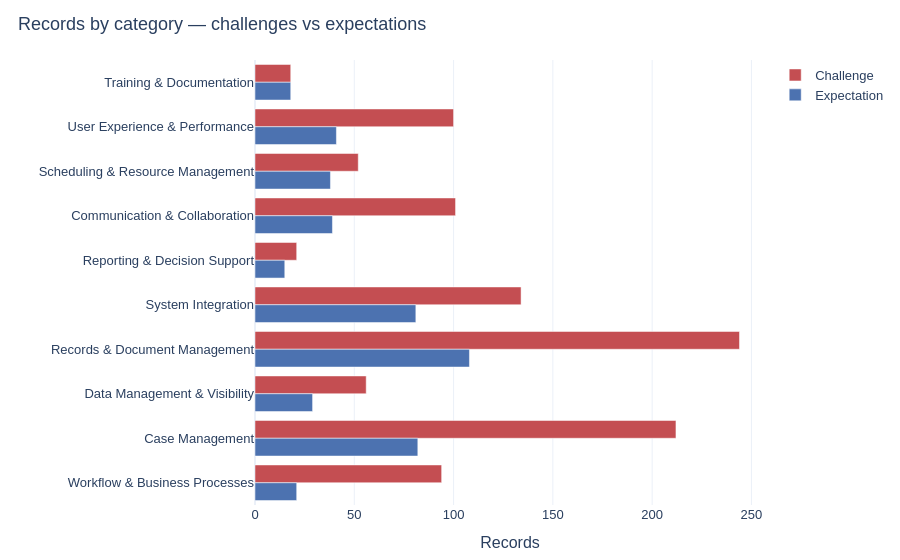

Source (notebook cell):
### Markdown cell above
## Categories

### Code cell
cat = pd.concat(
    [
        challenges.assign(kind="Challenge")[["Category", "kind"]],
        expectations.assign(kind="Expectation")[["Category", "kind"]],
    ],
    ignore_index=True,
)
cat_counts = (
    cat.groupby(["Category", "kind"], as_index=False)
    .size()
    .rename(columns={"size": "count"})
)

fig = px.bar(
    cat_counts,
    y="Category",
    x="count",
    color="kind",
    barmode="group",
    orientation="h",
    title="Records by category — challenges vs expectations",
    category_orders={
        "Category": CATEGORY_ORDER,
        "kind": ["Challenge", "Expectation"],
    },
    color_discrete_map={"Challenge": "#C44E52", "Expectation": "#4C72B0"},
)
fig.update_layout(
    xaxis_title="Records",
    yaxis_title="",
    height=560,
    legend_title="",
    yaxis=dict(autorange="reversed"),
)
show(fig, "category_challenge_vs_expectation")

### Figure 1 — Plotly figure (JSON) as saved in the notebook; plotly's stock layout.template omitted (floating-point values rounded to 4 significant figures)
{"data": [{"alignmentgroup": "True", "hovertemplate": "kind=Challenge<br>count=%{x}<br>Category=%{y}<extra></extra>", "legendgroup": "Challenge", "marker": {"color": "#C44E52", "pattern": {"shape": ""}}, "name": "Challenge", "offsetgroup": "Challenge", "orientation": "h", "showlegend": true, "textposition": "auto", "type": "bar", "x": [212, 101, 56, 244, 21, 52, 134, 18, 100, 94], "xaxis": "x", "y": ["Case Management", "Communication & Collaboration", "Data Management & Visibility", "Records & Document Management", "Reporting & Decision Support", "Scheduling & Resource Management", "System Integration", "Training & Documentation", "User Experience & Performance", "Workflow & Business Processes"], "yaxis": "y"}, {"alignmentgroup": "True", "hovertemplate": "kind=Expectation<br>count=%{x}<br>Category=%{y}<extra></extra>", "legendgroup": "Expectation", "marker": {"color": "#4C72B0", "pattern": {"shape": ""}}, "name": "Expectation", "offsetgroup": "Expectation", "orientation": "h", "showlegend": true, "textposition": "auto", "type": "bar", "x": [82, 39, 29, 108, 15, 38, 81, 18, 41, 21], "xaxis": "x", "y": ["Case Management", "Communication & Collaboration", "Data Management & Visibility", "Records & Document Management", "Reporting & Decision Support", "Scheduling & Resource Management", "System Integration", "Training & Documentation", "User Experience & Performance", "Workflow & Business Processes"], "yaxis": "y"}], "layout": {"barmode": "group", "font": {"family": "IBM Plex Sans, Helvetica, Arial, sans-serif", "size": 13}, "height": 560, "legend": {"title": {"text": ""}, "tracegroupgap": 0}, "margin": {"b": 40, "l": 40, "r": 30, "t": 60}, "title": {"text": "Records by category — challenges vs expectations", "x": 0.02, "xanchor": "left"}, "xaxis": {"anchor": "y", "domain": [0, 1], "title": {"text": "Records"}}, "yaxis": {"anchor": "x", "autorange": "reversed", "categoryarray": ["Training & Documentation", "User Experience & Performance", "Scheduling & Resource Management", "Communication & Collaboration", "Reporting & Decision Support", "System Integration", "Records & Document Management", "Data Management & Visibility", "Case Management", "Workflow & Business Processes"], "categoryorder": "array", "domain": [0, 1], "title": {"text": ""}}}}
